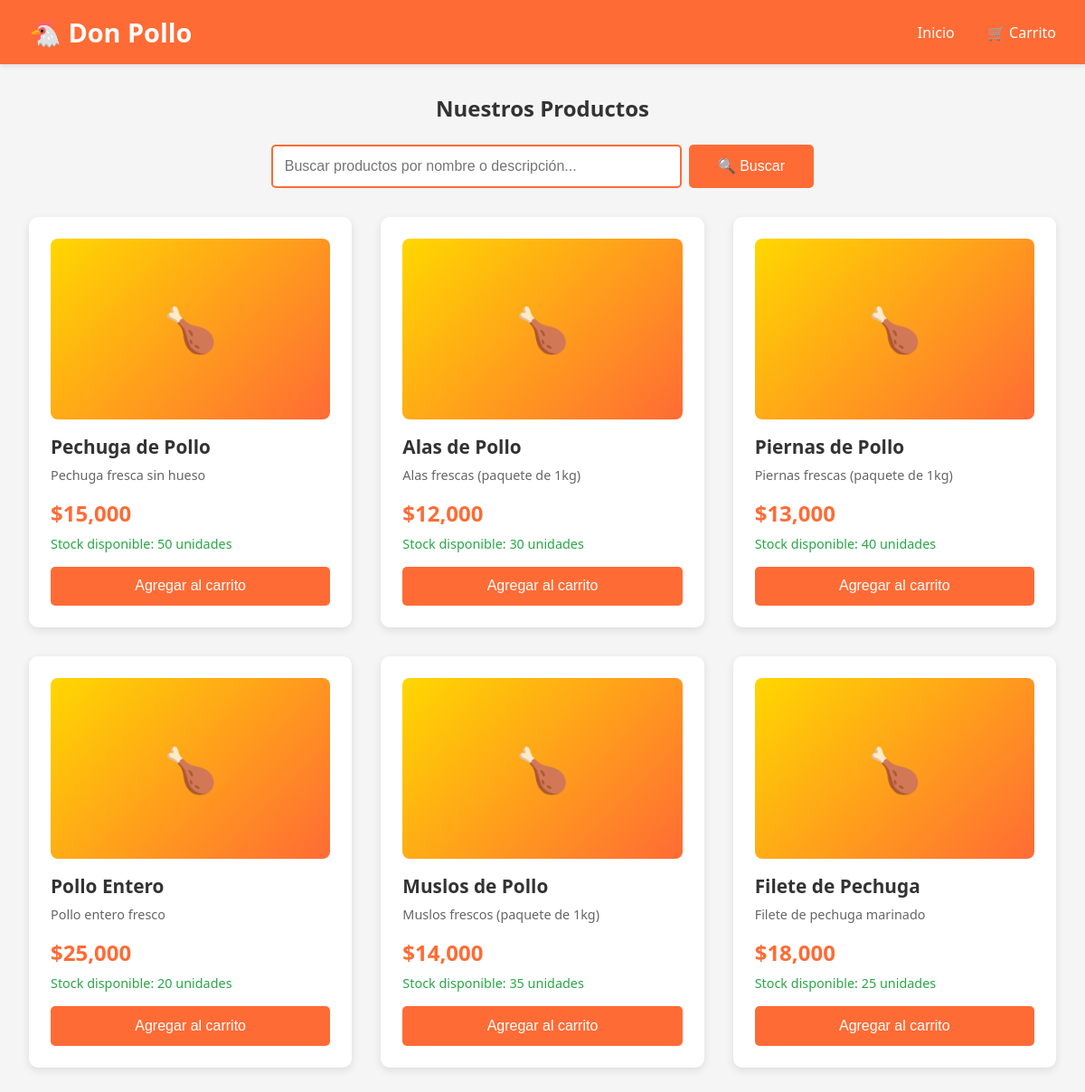
Before: / with the older database file.
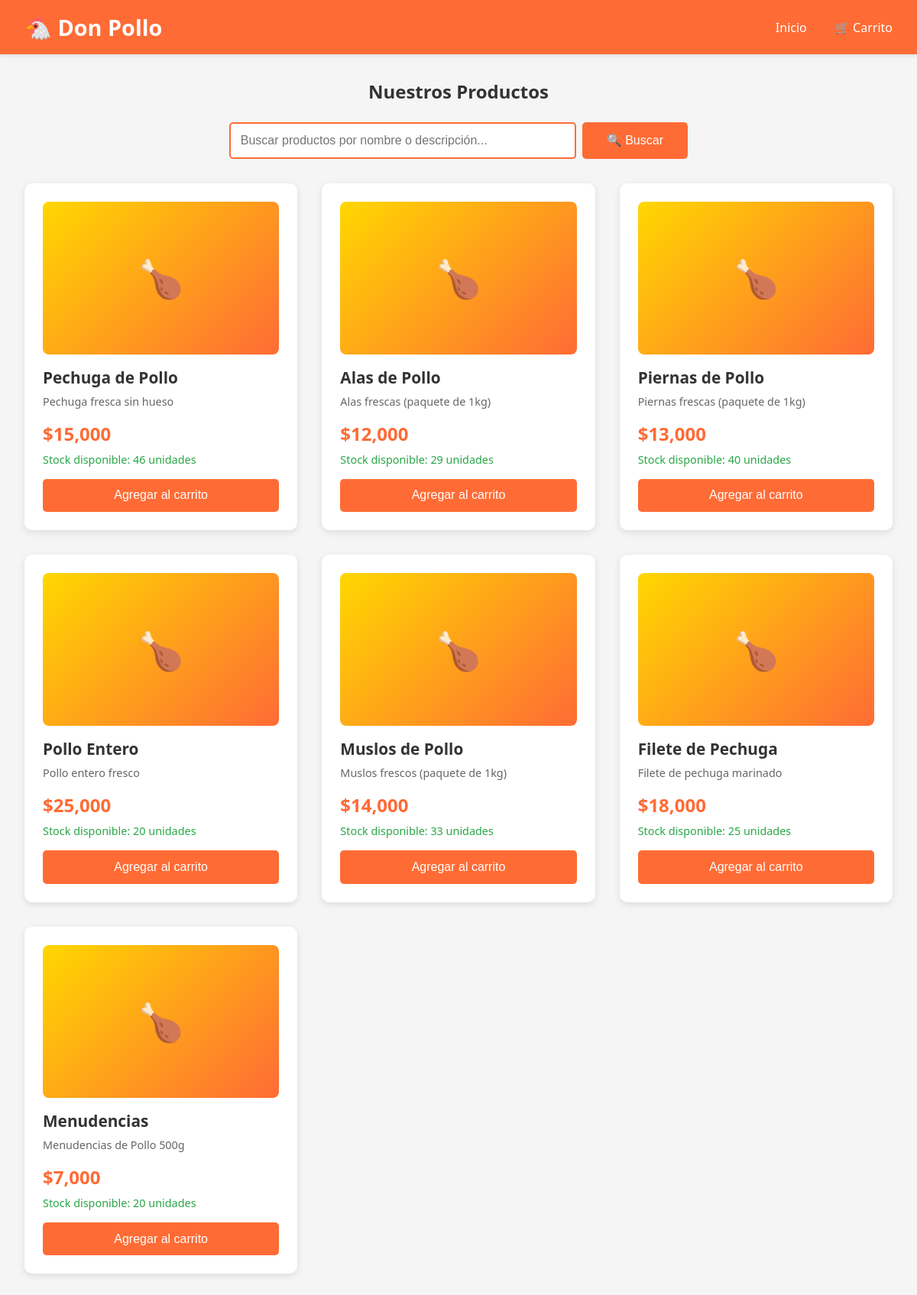
After: the same page with the newer database file.
### tables this page shows
CREATE TABLE productos (
        id INTEGER PRIMARY KEY AUTOINCREMENT,
        nombre TEXT NOT NULL,
        descripcion TEXT,
        precio REAL NOT NULL,
        stock INTEGER NOT NULL,
        imagen TEXT
    );

### app/app.py (the view)
@app.route('/')
def index():
    busqueda = request.args.get('buscar', '').strip()
    conn = sqlite3.connect('polleria.db')
    c = conn.cursor()
    if busqueda:
        query = """SELECT * FROM productos
                   WHERE stock > 0
                   AND (LOWER(nombre) LIKE LOWER(?) OR LOWER(descripcion) LIKE LOWER(?))"""
        c.execute(query, (f'%{busqueda}%', f'%{busqueda}%'))
    else:
        c.execute("SELECT * FROM productos WHERE stock > 0")
    productos = c.fetchall()
    conn.close()
    return render_template('index.html', productos=productos, busqueda=busqueda)

### app/templates/index.html (shortened to what this page needs)
{% extends "base.html" %}
{% block content %}
<div class="navbar">
    <div class="navbar-content">
        <h1>🐔 Don Pollo</h1>
        <div class="nav-links">
            <a href="{{ url_for('index') }}">Inicio</a>
            <a href="{{ url_for('carrito') }}">
                🛒 Carrito
            </a>
        </div>
    </div>
</div>
<div class="container">
    <h2 style="text-align: center; margin-bottom: 1.5rem; color: #333;">Nuestros Productos</h2>
    <div style="max-width: 600px; margin: 0 auto 2rem auto;">
        <form action="{{ url_for('index') }}" method="GET" style="display: flex; gap: 0.5rem;">
            <input type="text"
                   name="buscar"
                   placeholder="Buscar productos por nombre o descripción..."
                   value="{{ busqueda if busqueda else '' }}"
                   style="flex: 1; padding: 0.8rem; border: 2px solid #FF6B35; border-radius: 5px; font-size: 1rem;">
            <button type="submit" class="btn" style="padding: 0.8rem 2rem;">🔍 Buscar</button>
        </form>
    </div>
    {% if productos %}
    <div class="productos-grid">
        {% for producto in productos %}
        <div class="producto-card">
            <div class="producto-imagen">🍗</div>
            <div class="producto-nombre">{{ producto[1] }}</div>
            <div class="producto-descripcion">{{ producto[2] }}</div>
            <div class="producto-precio">${{ '{:,.0f}'.format(producto[3]) }}</div>
            <div class="producto-stock">Stock disponible: {{ producto[4] }} unidades</div>
            <form action="{{ url_for('agregar_carrito', producto_id=producto[0]) }}" method="POST">
                <button type="submit" class="btn" style="width: 100%;">Agregar al carrito</button>
            </form>
        </div>
        {% endfor %}
    </div>
    {% endif %}
</div>
{% endblock %}

Changed rows visible on the page:
changed productos "Pechuga de Pollo": stock "50" → "46"
changed productos "Alas de Pollo": stock "30" → "29"
changed productos "Muslos de Pollo": stock "35" → "33"
added productos: nombre "Menudencias", descripcion "Menudencias de Pollo 500g", precio "7,000", stock "20"
